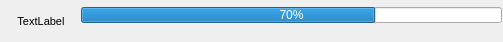
<?xml version="1.0" encoding="UTF-8"?>
<ui version="4.0">
 <class>Form</class>
 <widget class="QWidget" name="Form">
  <property name="geometry">
   <rect>
    <x>0</x>
    <y>0</y>
    <width>503</width>
    <height>42</height>
   </rect>
  </property>
  <property name="windowTitle">
   <string>Form</string>
  </property>
  <layout class="QGridLayout" name="gridLayout">
   <property name="margin">
    <number>1</number>
   </property>
   <property name="spacing">
    <number>0</number>
   </property>
   <item row="0" column="0">
    <layout class="QHBoxLayout" name="horizontalLayout">
     <property name="spacing">
      <number>0</number>
     </property>
     <item>
      <widget class="QLabel" name="lName">
       <property name="minimumSize">
        <size>
         <width>80</width>
         <height>0</height>
        </size>
       </property>
       <property name="font">
        <font>
         <pointsize>8</pointsize>
         <weight>50</weight>
         <bold>false</bold>
        </font>
       </property>
       <property name="text">
        <string>TextLabel</string>
       </property>
       <property name="alignment">
        <set>Qt::AlignCenter</set>
       </property>
      </widget>
     </item>
     <item>
      <layout class="QVBoxLayout" name="verticalLayout">
       <property name="spacing">
        <number>0</number>
       </property>
       <item>
        <widget class="QProgressBar" name="progressBar">
         <property name="maximumSize">
          <size>
           <width>16777215</width>
           <height>16</height>
          </size>
         </property>
         <property name="value">
          <number>70</number>
         </property>
         <property name="textVisible">
          <bool>true</bool>
         </property>
         <property name="orientation">
          <enum>Qt::Horizontal</enum>
         </property>
         <property name="invertedAppearance">
          <bool>false</bool>
         </property>
         <property name="textDirection">
          <enum>QProgressBar::TopToBottom</enum>
         </property>
        </widget>
       </item>
       <item>
        <layout class="QHBoxLayout" name="horizontalLayout_2">
         <property name="spacing">
          <number>0</number>
         </property>
         <item>
          <layout class="QHBoxLayout" name="horizontalLayout_4">
           <property name="spacing">
            <number>0</number>
           </property>
          </layout>
         </item>
         <item>
          <spacer name="horizontalSpacer">
           <property name="orientation">
            <enum>Qt::Horizontal</enum>
           </property>
           <property name="sizeType">
            <enum>QSizePolicy::Fixed</enum>
           </property>
           <property name="sizeHint" stdset="0">
            <size>
             <width>32</width>
             <height>12</height>
            </size>
           </property>
          </spacer>
         </item>
        </layout>
       </item>
      </layout>
     </item>
    </layout>
   </item>
  </layout>
 </widget>
 <resources/>
 <connections/>
</ui>
